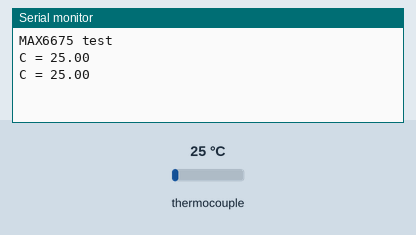
Simulated run of this program. Board: ESP32. Parts: the last lines printed to the serial monitor. The test bench sets the inputs (shaded band); at power-on: thermocouple 25 °C.

Above: at 1.7 s.
1.8 s: thermocouple set to 6 °C
At 3.1 s:
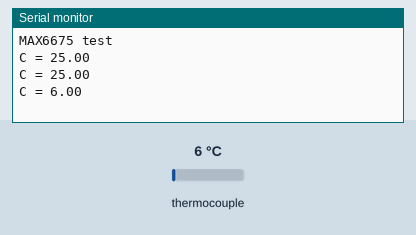
3.3 s: thermocouple set to 75 °C
At 4.3 s:
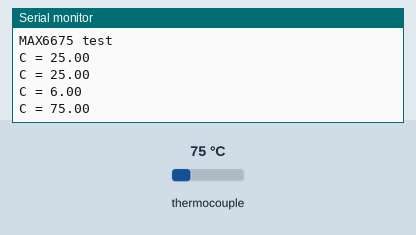
Timing chart, 0 to 6.3 s (numbered marks = the images above; inputs shaded):
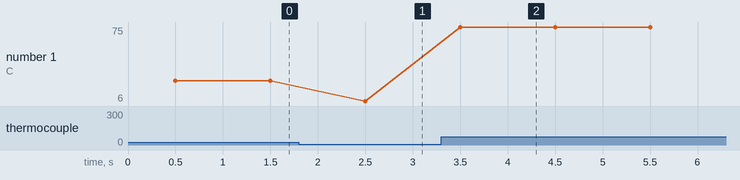

Measured:
- after the input at 1.8 s, the serial monitor: prints a new line after 0.70 s (image 1)
- after the input at 3.3 s, the serial monitor: prints a new line after 0.20 s (image 2)
- plotted number 1: 25 → 6 after the input at 1.8 s, 6 → 75 after the input at 3.3 s

The program:

main.cpp
```cpp
#include <Arduino.h>

// this example is public domain. enjoy!
// https://learn.adafruit.com/thermocouple/

#include "max6675.h"

int thermoDO = 27;
int thermoCS = 14;
int thermoCLK = 12;

MAX6675 thermocouple(thermoCLK, thermoCS, thermoDO);

void setup()
{
    Serial.begin(115200);

    Serial.println("MAX6675 test");
    // wait for MAX chip to stabilize
    delay(500);
}

void loop()
{
    // basic readout test, just print the current temp

    Serial.print("C = ");
    Serial.println(thermocouple.readCelsius());
    // Serial.print("F = ");
    // Serial.println(thermocouple.readFahrenheit());

    // For the MAX6675 to update, you must delay AT LEAST 250ms between reads!
    delay(1000);
}
```
